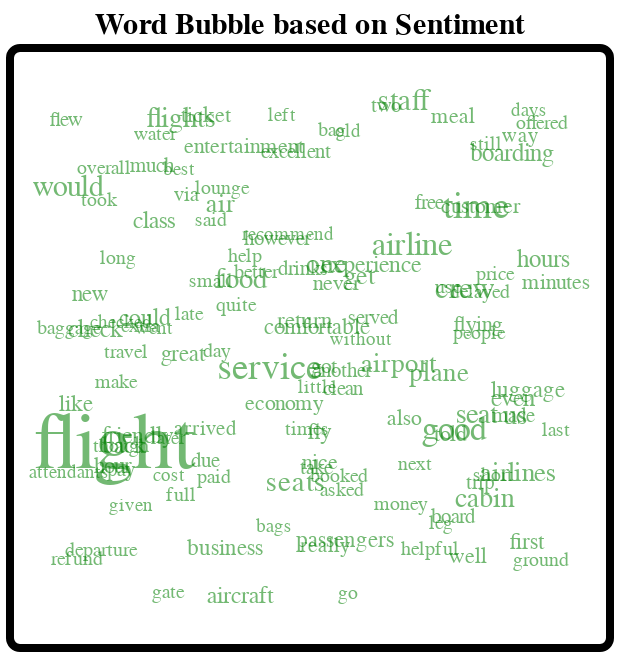

Notebook cell for this chart:
### Code cell
import warnings
warnings.filterwarnings('ignore')

sent_dropdown = alt.binding_select(options=['Positive', 'Negative'], name='Sentiment: ')
sent_select = alt.selection_point(fields=['Pos-Neg'], bind=sent_dropdown, value='Positive')

single = alt.selection_single(on='mouseover')

base = alt.Chart(df_cloud).encode(
    x=alt.X('x:Q', scale=alt.Scale(domain=(-300, 3300))),
    y=alt.Y('y:Q', scale=alt.Scale(domain=(-300, 3300)))).add_params(
    sent_select
).transform_filter(
    sent_select
)

color = alt.Scale(domain=['Positive', 'Negative'], range=['green', 'red'])

word_cloud = base.mark_text(baseline='middle').encode(
    text='Word:N',
    size='Sum:Q',
    opacity=alt.condition(single, alt.value(1), 'datum.opacity', empty=False),
    color=alt.condition(single, alt.Color('Pos-Neg:N', scale=color), alt.value('lightgray')),
    tooltip=[alt.Tooltip('Word:N'), alt.Tooltip('Sum:Q', title='Count')]
).transform_calculate(
    x = 'random() * 3000',
    y = 'random() * 3000',
    opacity = '1 - (1 / datum.Sum)'
).add_selection(
    single
).properties(
    title='Word Bubble based on Sentiment',
    height=300,
    width=300
).configure_title(
    font='Times New Roman',
    fontSize=15
).configure_axisX(
    disable=True
).configure_axisY(
    disable=True
).configure_legend(
    disable=True
).configure_view(
    stroke='black',
    strokeWidth=4,
    cornerRadius=5,
)
word_cloud

### Figure 1 — Vega-Lite specification as saved in the notebook (floating-point values rounded to 4 significant figures; data arrays with more than 128 entries replaced by an {"elided": "..."} marker saying what was removed)
{"config": {"view": {"continuousWidth": 300, "continuousHeight": 300, "cornerRadius": 5, "stroke": "black", "strokeWidth": 4}, "axisX": {"disable": true}, "axisY": {"disable": true}, "legend": {"disable": true}, "title": {"font": "Times New Roman", "fontSize": 15}}, "data": {"name": "data-8661dbe16d261d146b5e745c6dedb970"}, "mark": {"type": "text", "baseline": "middle"}, "encoding": {"color": {"condition": {"param": "param_24", "field": "Pos-Neg", "scale": {"domain": ["Positive", "Negative"], "range": ["green", "red"]}, "type": "nominal"}, "value": "lightgray"}, "opacity": {"condition": {"param": "param_24", "value": 1, "empty": false}, "field": "datum.opacity"}, "size": {"field": "Sum", "type": "quantitative"}, "text": {"field": "Word", "type": "nominal"}, "tooltip": [{"field": "Word", "type": "nominal"}, {"field": "Sum", "title": "Count", "type": "quantitative"}], "x": {"field": "x", "scale": {"domain": [-300, 3300]}, "type": "quantitative"}, "y": {"field": "y", "scale": {"domain": [-300, 3300]}, "type": "quantitative"}}, "height": 300, "params": [{"name": "param_23", "select": {"type": "point", "fields": ["Pos-Neg"]}, "bind": {"input": "select", "options": ["Positive", "Negative"], "name": "Sentiment: "}, "value": "Positive"}, {"name": "param_24", "select": {"type": "point", "on": "mouseover"}}], "title": "Word Bubble based on Sentiment", "transform": [{"filter": {"param": "param_23"}}, {"calculate": "random() * 3000", "as": "x"}, {"calculate": "random() * 3000", "as": "y"}, {"calculate": "1 - (1 / datum.Sum)", "as": "opacity"}], "width": 300, "$schema": "https://vega.github.io/schema/vega-lite/v5.20.1.json", "datasets": {"data-8661dbe16d261d146b5e745c6dedb970": {"elided": "235 records"}}}
